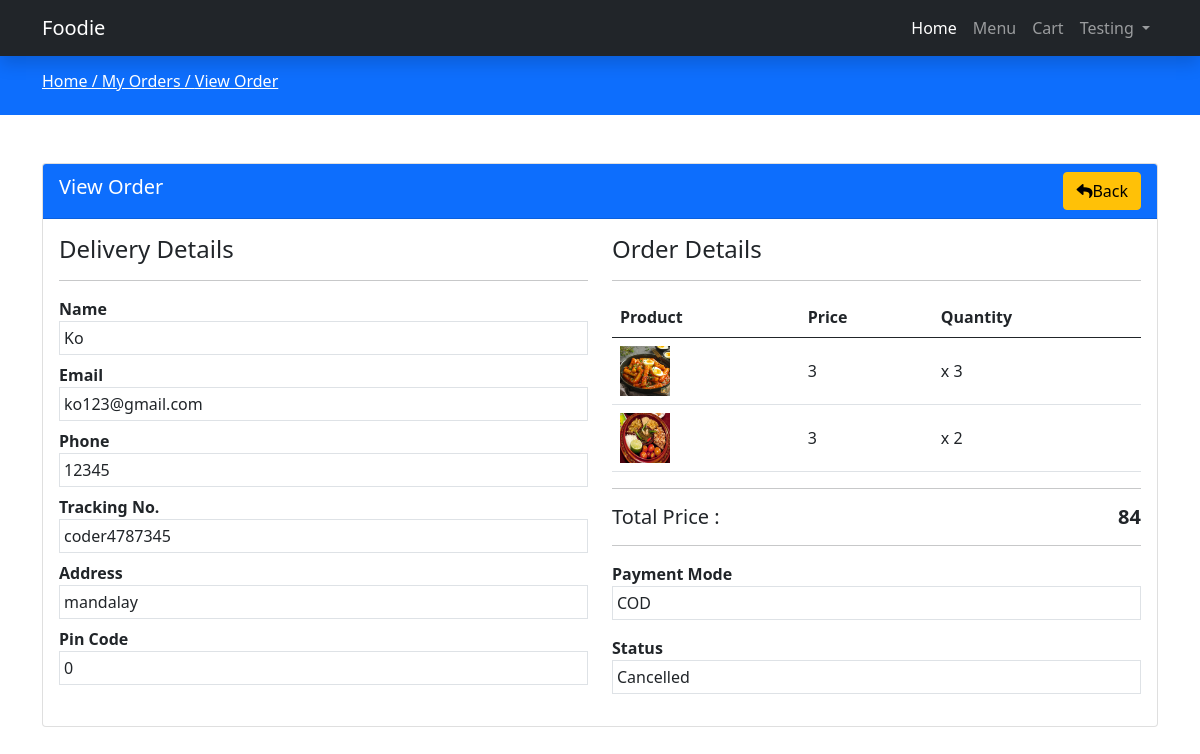
The page /view-order.php?t=coder4787345 (signed in) on the database its author committed.
### tables this page shows
CREATE TABLE `orders` (
  `id` int(10) NOT NULL,
  `tracking_no` varchar(225) NOT NULL,
  `user_id` int(10) NOT NULL,
  `name` varchar(225) NOT NULL,
  `email` varchar(225) NOT NULL,
  `phone` varchar(225) NOT NULL,
  `address` mediumtext NOT NULL,
  `pincode` int(225) NOT NULL,
  `total_price` int(225) NOT NULL,
  `payment_mode` varchar(225) NOT NULL,
  `payment_id` varchar(225) DEFAULT NULL,
  `status` tinyint(4) NOT NULL DEFAULT 0,
  `comments` varchar(225) DEFAULT NULL,
  `created_at` timestamp NOT NULL DEFAULT current_timestamp()
);

CREATE TABLE `products` (
  `id` int(10) NOT NULL,
  `category_id` int(10) NOT NULL,
  `name` varchar(225) NOT NULL,
  `slug` varchar(225) NOT NULL,
  `small_description` mediumtext NOT NULL,
  `description` mediumtext NOT NULL,
  `price` int(11) NOT NULL,
  `image` varchar(225) NOT NULL,
  `qty` int(11) NOT NULL,
  `status` tinyint(4) NOT NULL DEFAULT 0,
  `trending` tinyint(4) NOT NULL DEFAULT 0,
  `meta_title` mediumtext NOT NULL,
  `meta_description` mediumtext NOT NULL,
  `meta_keywords` mediumtext NOT NULL,
  `created_at` timestamp NOT NULL DEFAULT current_timestamp()
);

CREATE TABLE `order_items` (
  `id` int(10) NOT NULL,
  `order_id` int(225) NOT NULL,
  `prod_id` int(225) NOT NULL,
  `qty` int(225) NOT NULL,
  `price` int(225) NOT NULL,
  `created_at` timestamp NOT NULL DEFAULT current_timestamp()
);

### functions/userfunctions.php (called while the page is built, shortened)
<?php
include('config/dbcon.php');
function checkTrackingNoValid($trackingNo)
{
    global $con;
    $userId = $_SESSION['auth_user']['user_id'];
    $query = "SELECT * FROM orders WHERE tracking_no='$trackingNo' AND user_id='$userId'";
    return mysqli_query($con, $query);
}
?>

### view-order.php (the view, shortened to what this page needs)
<?php
include('functions/userfunctions.php');
include('includes/header.php');
if(isset($_GET['t']))
{
    $tracking_no = $_GET['t'];
    $orderdata = checkTrackingNoValid($tracking_no);
        ?>
        <?php
}
else
{
    ?>
      <h4>Something went wrong</h4>
    <?php
    die();
}
$data = mysqli_fetch_array($orderdata);
?>
<div class="py-3 bg-primary">
  <div class="container">
    <h6 class="text-white">
      <a href="index.php" class="text-white">
        Home /
      </a>
      <a href="my-orders.php" class="text-white">
        My Orders /
      </a>
      <a href="#" class="text-white">
        View Order
      </a>
    </h6>
  </div>
</div>
<div class="py-5">
   <div class="container">
       <div class="">
         <div class="row">
            <div class="col-md-12">
              <div class="card">
                      <div class="card-header bg-primary">
                         <span class="text-white fs-5">View Order</span>
                         <a href="my-orders.php" class="btn btn-warning float-end"><i class="fa fa-reply"></i>Back</a>
                      </div>
                      <div class="card-body">
                        <div class="row">
                            <div class="col-md-6">
                                <h4>Delivery Details</h4>
                                <hr>
                                <div class="row">
                                    <div class="col-md-12 mb-2">
                                      <label class="fw-bold">Name</label>
                                      <div class="border p-1">
                                           <?= $data['name'];?>
                                      </div>
                                    </div>
                                    <div class="col-md-12 mb-2">
                                      <label class="fw-bold">Email</label>
                                      <div class="border p-1">
                                           <?= $data['email'];?>
                                      </div>
                                    </div>
                                    <div class="col-md-12 mb-2">
                                      <label class="fw-bold">Phone</label>
                                      <div class="border p-1">
                                           <?= $data['phone'];?>
                                      </div>
                                    </div>
                                    <div class="col-md-12 mb-2">
                                      <label class="fw-bold">Tracking No.</label>
                                      <div class="border p-1">
                                           <?= $data['tracking_no'];?>
                                      </div>
                                    </div>
                                    <div class="col-md-12 mb-2">
                                      <label class="fw-bold">Address</label>
                                      <div class="border p-1">
                                           <?= $data['address'];?>
                                      </div>
                                    </div>
                                    <div class="col-md-12 mb-2">
                                      <label class="fw-bold">Pin Code</label>
                                      <div class="border p-1">
                                           <?= $data['pincode'];?>
                                      </div>
                                    </div>
                                </div>
                            </div>
                            <div class="col-md-6">
                                <h4>Order Details</h4>
                                <hr>
                                <table class="table">
                                    <thead>
                                        <tr>
                                            <th>Product</th>
                                            <th>Price</th>
                                            <th>Quantity</th>
                                        </tr>
                                    </thead>
                                    <tbody>
                                       <?php
                                          $order_query = "SELECT o.id as oid, o.tracking_no, o.user_id, oi.*,oi.qty as orderqty,p.* FROM orders o, order_items oi, products p WHERE oi.order_id=o.id AND p.id=oi.prod_id
                                                  AND o.tracking_no='$tracking_no'";
                                          $order_query_run = mysqli_query($con, $order_query);
                                          if(mysqli_num_rows($order_query_run) > 0)
                                          {
                                             foreach($order_query_run as $item)
                                            {
                                             ?>
                                               <tr>
                                                   <td class="align-middle">
                                                      <img src="uploads/<?= $item['image']; ?>" width="50px" height="50px" alt="<?= $item['name']; ?>">
                                                   </td>
                                                   <td class="align-middle">
                                                     <?= $item['price'];?>
                                                   </td>
                                                   <td class="align-middle">
                                                     x <?= $item['orderqty'];?>
                                                   </td>
                                                </tr>
                                             <?php
                                            }
                                          }
                                      ?>
                                    </tbody>
                                </table>
                                <hr>
                                <h5>Total Price : <span class="float-end fw-bold"><?= $data ['total_price'];?></span></h5>
                                <hr>
                                <label class="fw-bold">Payment Mode</label>
                                <div class="border p-1 mb-3">
                                    <?= $data['payment_mode']?>
                                </div>
                                <label class="fw-bold">Status</label>
                                <div class="border p-1 mb-3">
                                  <?php
                                    if($data['status'] == 0)
                                    {
                                      echo "Pending";
                                    }
                                    else if($data['status'] == 1)
                                    {
                                      echo "Completed";
                                    }
                                    else if($data['status'] == 2)
                                    {
                                      echo "Cancelled";
                                    }
                                  ?>
                                </div>
                            </div>
                        </div>
                      </div>
              </div>
          </div>
       </div>
    </div>
  </div>
</div>
<?php include('includes/footer.php'); ?>

### assets/css/custom.css (style rules this page uses)
a { text-decoration: none; }

### rows shown on the page
orders: name "Ko", email "ko123@gmail.com", phone "12345", tracking_no "coder4787345", address "mandalay", pincode "0", products.image (picture), products.price "3", order_items.qty "3", order_items.qty "2", total_price "84", payment_mode "COD"

### other values the page prints
$_SESSION['auth_user']['name'] "Testing"
